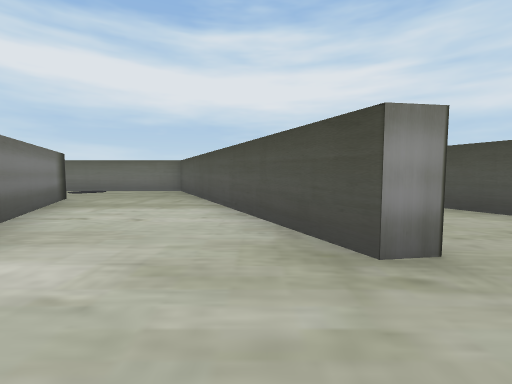
view 1 (above)

16 first-person views from a walk through a 3-D level made in the Unity game engine. The camera is 0.55 m above the floor, tilts 4° down and sees 90° across. Doors are open. The floor is counted in squares, 1 m on a side. Each view is taken from the middle of a square. On the plan, view 1 faces up. The plan holds only what a view shows up to about 9 squares ahead; the rest is blank. The place goes on beyond the plan. The player character is not drawn.

view 2
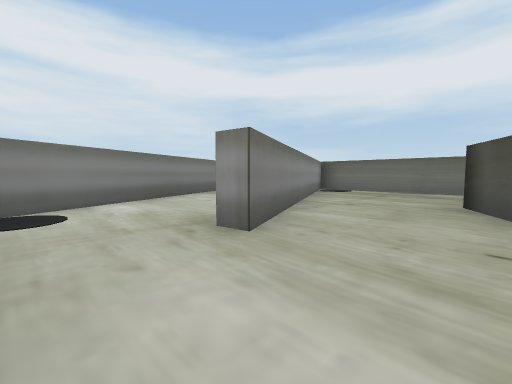

view 3
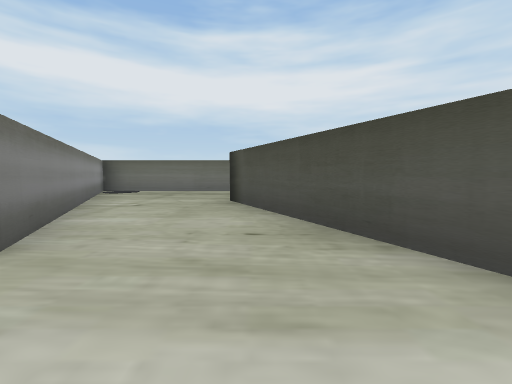

view 4
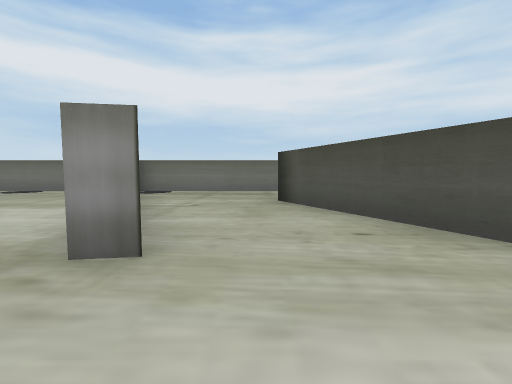

view 5
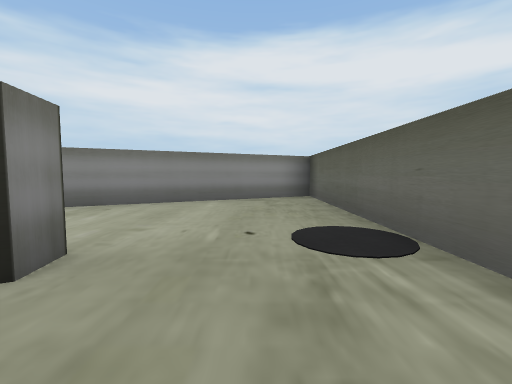

view 6
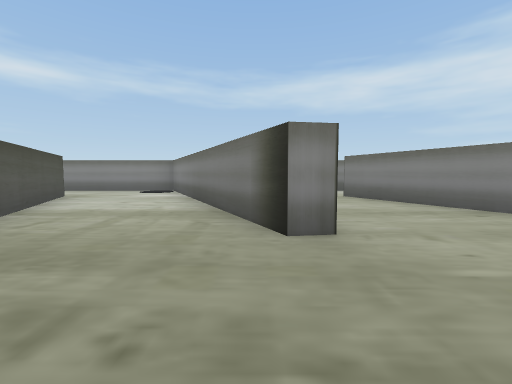

view 7
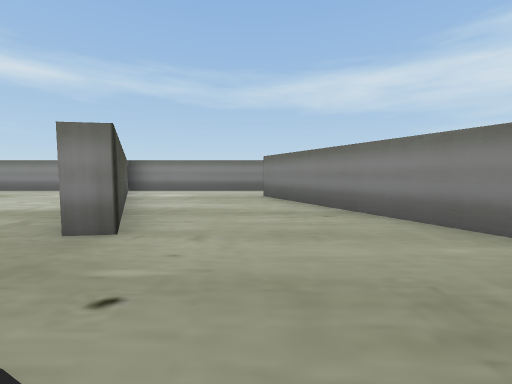

view 8
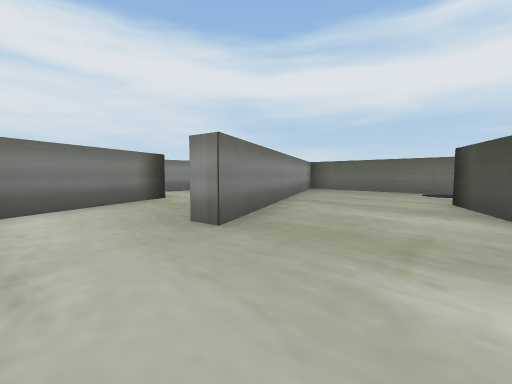

view 9
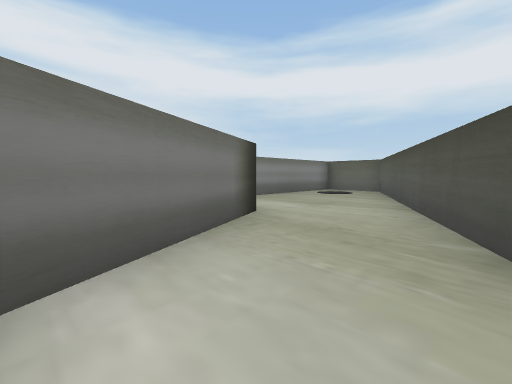

view 10
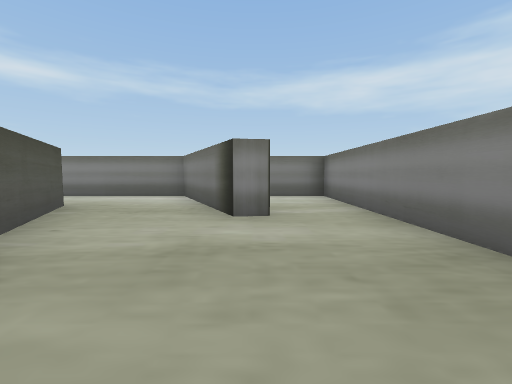

view 11
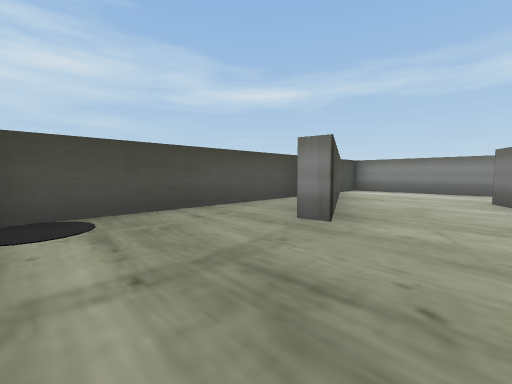

view 12
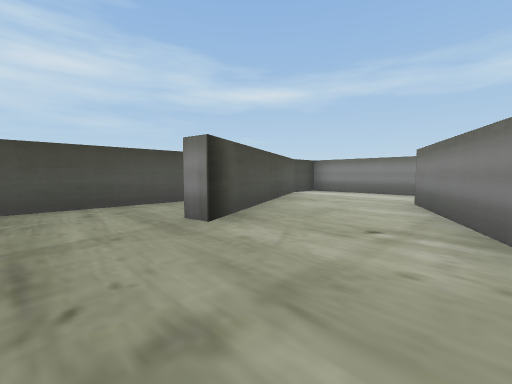

view 13
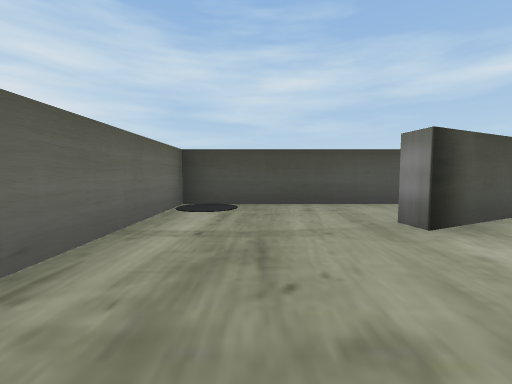

view 14
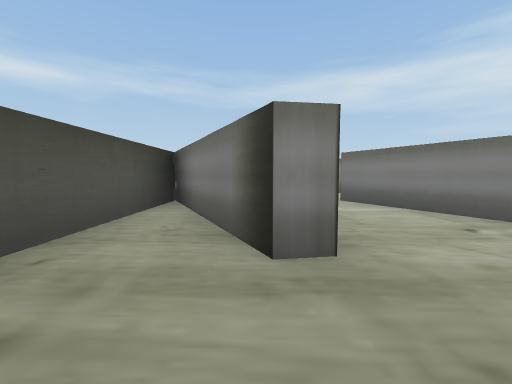

view 15
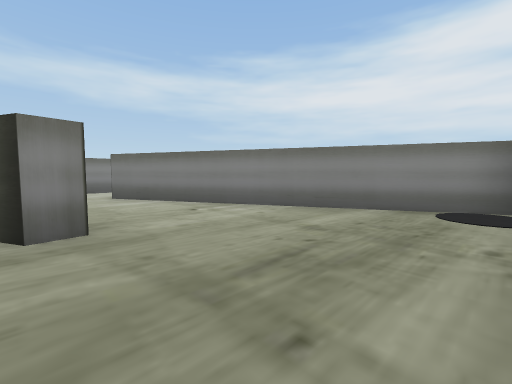

view 16
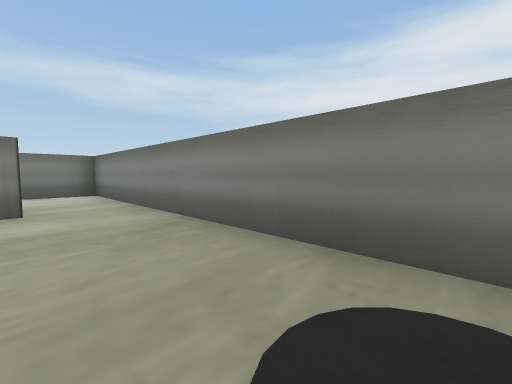

### Floor plan
Points are (right, up) in squares from view 1. A wall is a line through its corners. A room is listed if a view was taken in it or the views show most of it. See-through windows are left out.
Room 1 (views 1, 2, 3, 4)
walls: (4.7, 1.6) (4.7, 4.1); (0.2, 3.8) (1.2, 1.7) (0.8, 1.6); (-1.3, -0.4) (4.7, -0.4) (4.7, 0.7) (2.5, 5.3)
ways out: open door at (-1, 1.5) to room 2; open door at (1, 4.5) to room 5
Room 2 (views 5, 6, 7)
walls: (-4.7, 5.7) (-4.3, 5.8) (-1.3, -0.4); (0.8, 1.6) (-2.5, 8.3) (-9.4, 8.3) (-7.4, 4.1)
ways out: open door at (-1, 1.5) to room 1; open door at (-6, 4.5) to room 3
Room 3 (views 8, 9)
walls: (-2.2, 0.5) (-4.7, 5.7); (-8.2, -0.4) (-1.8, -0.4); (-7.4, 4.1) (-6.2, 1.6) (-6.6, 1.6)
ways out: open door at (-6, 4.5) to room 2; open door at (-8, 1.5) to room 4
Room 4 (views 10, 16)
walls: (-10.2, 2.6) (-9.7, 2.7) (-8.2, -0.4); (-6.6, 1.6) (-9.9, 8.3) (-11.7, 8.3) (-11.7, 1.6)
ways out: open door at (-8, 1.5) to room 3; opening at (-11, 2) to room 6
Room 5 (views 11, 12, 13, 14, 15)
walls: (2.5, 5.3) (2.9, 5.4) (4.7, 1.6); (4.7, 4.1) (4.7, 8.3) (-2, 8.3) (0.2, 3.8)
ways out: open door at (1, 4.5) to room 1
Room 6 (no view inside)
walls: (-11.7, 1.6) (-11.7, -0.4) (-10.2, -0.4)
ways out: opening at (-11, 2) to room 4

Where each view was taken, in squares from view 1:
view 1: 0 up, 0 right, facing up
view 2: 0 up, 3 right, facing up-left
view 3: 0 up, 3 right, facing up
view 4: 0 up, 2 right, facing up
view 5: 7 up, 3 left, facing left
view 6: 8 up, 4 left, facing down
view 7: 8 up, 6 left, facing down
view 8: 0 up, 4 left, facing up-left
view 9: 0 up, 7 left, facing up-left
view 10: 6 up, 10 left, facing down
view 11: 8 up, 1 right, facing down-right
view 12: 7 up, 0 right, facing down-right
view 13: 7 up, 0 right, facing right
view 14: 7 up, 3 right, facing down
view 15: 8 up, 3 right, facing down-left
view 16: 7 up, 10 left, facing down-left
